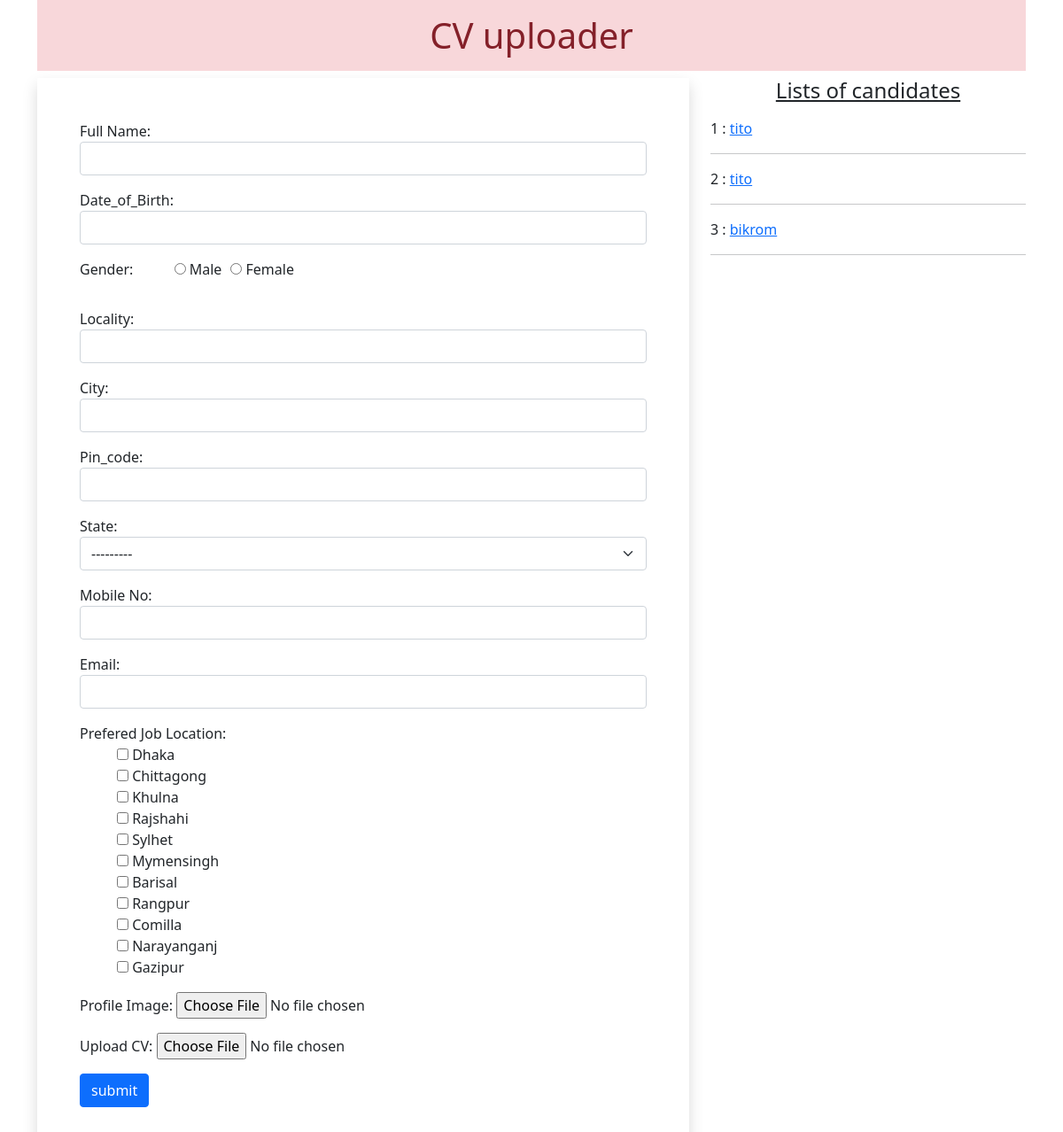
The page / on the database its author committed.
### myapp/models.py (models this page shows)
class CV(models.Model):
    name = models.CharField(max_length=100)
    date_of_birth = models.DateTimeField(auto_now=False, auto_now_add=False)
    gender = models.CharField(max_length=100)
    locality = models.CharField(max_length=200)
    city = models.CharField(max_length=100)
    pin = models.PositiveIntegerField()
    state = models.CharField(choices=STATE_CHOICE, max_length=100)
    phone = models.IntegerField()
    email = models.EmailField()
    job_city = models.CharField(max_length=100)
    profile_image = models.ImageField(upload_to='profile_image', blank=True)
    profile_file = models.FileField(upload_to='profile_files', blank=True)

### myapp/views.py (the view, shortened to what this page needs)
# urls.py: path('', views.HomeView.as_view(), name='home'),
class HomeView(View):
    def get(self, request):
        form = CVForms()
        candidates = CV.objects.all()
        return render(request, 'myapp/home.html', {'candidates': candidates, 'form': form})

### myapp/templates/myapp/home.html (shortened to what this page needs)
<!doctype html>
{% load static %}
<html lang="en">
<head>
    <link href="https://cdn.jsdelivr.net/npm/bootstrap@5.1.3/dist/css/bootstrap.min.css" rel="stylesheet">
    <link rel="stylesheet" href="//code.jquery.com/ui/1.12.1/themes/base/jquery-ui.css">
    <link rel="stylesheet" href="https://cdnjs.cloudflare.com/ajax/libs/jqueryui/1.12.1/jquery-ui.min.css" />
    <link rel="stylesheet" href="{% static 'myapp/css/style.css' %}">
</head>
<body>
<div class="container">
    <h1 class="alert-danger text-center p-3">CV uploader</h1>
    <div class="row">
        <div class="col-sm-8">
            <form action="" method="post" enctype="multipart/form-data" class="shadow p-5">
                {% for fm in form %}
                    <div class="form-group mb-3">
                        {{ fm.label_tag }} {{ fm }} <small class="text-danger">{{ fm.errors|striptags }}</small>
                    </div>
                {% endfor %}
                <input type="submit" value="submit" class="btn btn-primary">
            </form>
        </div>
        <div class="col sm-4">
            <h4 class="text-center mb-3"><u>Lists of candidates</u></h4>
            {% for candidate in candidates %}
                {{ candidate.id }} : <a href="{% url 'candidate' candidate.id %}">{{ candidate.name }}</a>
                <hr>
            {% endfor %}
        </div>
    </div>
</div>
</body>
</html>

### myapp/static/myapp/css/style.css (style rules this page uses)
#id_gender { list-style-type: none; display: inline-flex; }
#id_gender >li { padding-left:10px ; }
#id_job_city >li { padding-left:10px ; }
#id_job_city { list-style-type: none; }

### rows shown on the page
CV: id "1", name "tito"
CV: id "2", name "tito"
CV: id "3", name "bikrom"

### other values the page prints
{{ fm.label_tag }} "Full Name:" "Date_of_Birth:" "Gender:" "Locality:" "City:" "Pin_code:" "State:" "Mobile No:" "Email:" "Prefered Job Location:" "Profile Image:" "Upload CV:"
